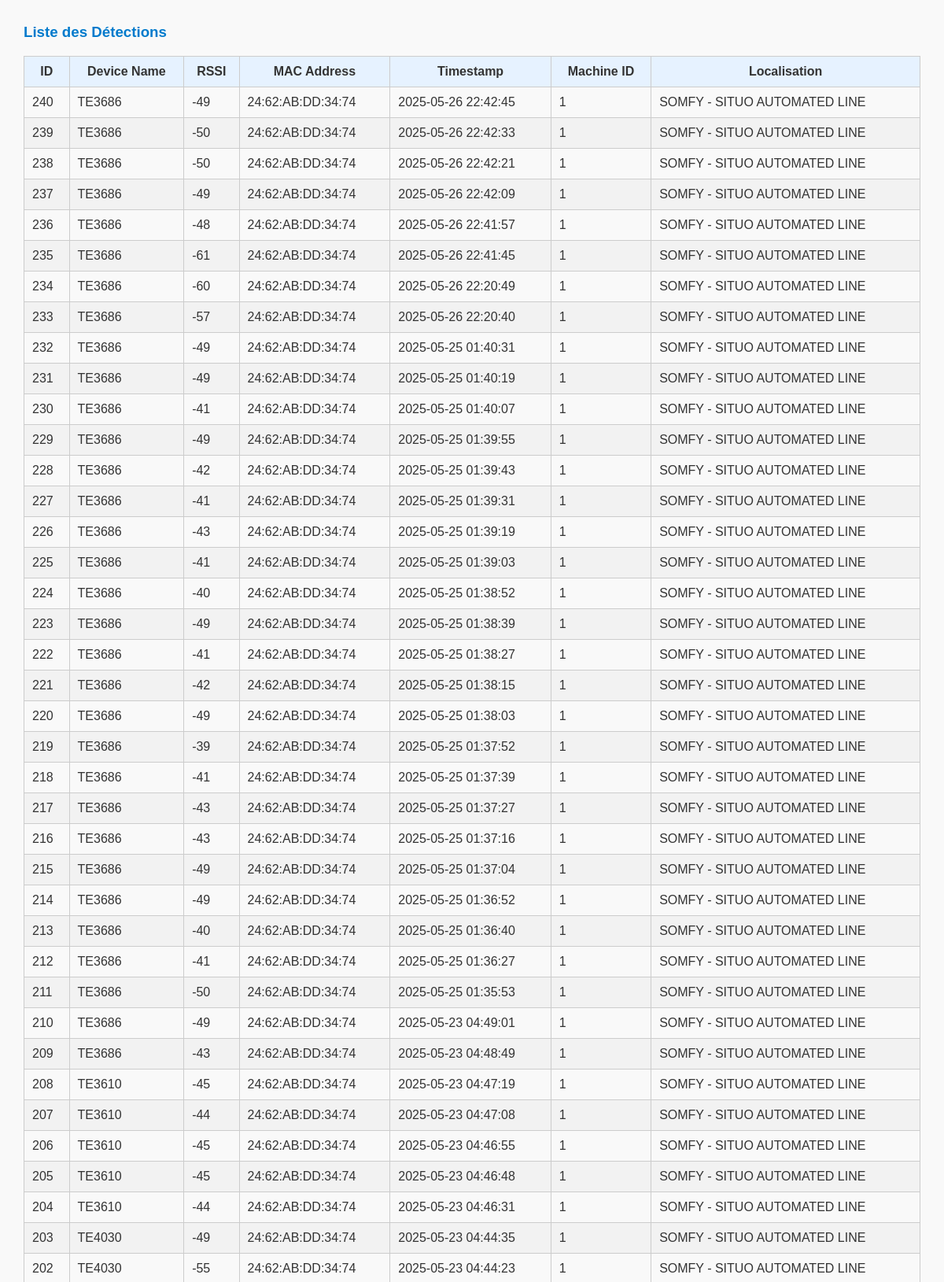
The page /detections (signed in, upper part) on the database its author committed.
### tables this page shows
CREATE TABLE detections (
    id INTEGER PRIMARY KEY AUTOINCREMENT,
    device_name TEXT,
    rssi INTEGER,
    mac_address TEXT,
    timestamp TEXT,
    machine_id INTEGER,
    location TEXT
);

### routes/instruments.py (the view)
@instruments_bp.route('/detections')
@login_required
def detections():
    conn = get_db_connection()
    cur = conn.cursor()
    cur.execute("""
        SELECT d.*, m.machine_name
        FROM detections d
        LEFT JOIN machines m ON d.machine_id = m.id
        ORDER BY d.timestamp DESC
        LIMIT 100
    """)
    detections = cur.fetchall()
    conn.close()
    return render_template('detections.html', detections=detections)

### database.py (called while the page is built)
def get_db_connection():
    conn = sqlite3.connect(Config.DATABASE, timeout=10)
    conn.row_factory = sqlite3.Row
    return conn

### routes/auth.py (called while the page is built)
def login_required(func):
    @wraps(func)
    def wrapper(*args, **kwargs):
        if not session.get('logged_in'):
            flash("⚠️ Veuillez vous connecter d'abord.", "warning")
            return redirect(url_for('auth.login'))
        return func(*args, **kwargs)
    return wrapper

### templates/detections.html
{% extends 'layout.html' %}
{% block content %}
<div class="container mt-4">
    <h3>Liste des Détections</h3>
    <table class="table table-bordered table-striped">
        <thead>
            <tr>
                <th>ID</th>
                <th>Device Name</th>
                <th>RSSI</th>
                <th>MAC Address</th>
                <th>Timestamp</th>
                <th>Machine ID</th>
                <th>Localisation</th>
            </tr>
        </thead>
        <tbody>
            {% for detection in detections %}
            <tr>
                <td>{{ detection.id }}</td>
                <td>{{ detection.device_name }}</td>
                <td>{{ detection.rssi }}</td>
                <td>{{ detection.mac_address }}</td>
                <td>{{ detection.timestamp }}</td>
                <td>{{ detection.machine_id }}</td>
                <td>{{ detection.location }}</td>
            </tr>
            {% endfor %}
        </tbody>
    </table>
</div>
{% endblock %}

### templates/layout.html (shortened to what this page needs)
<!DOCTYPE html>
<html>
<head>
    <link rel="stylesheet" href="{{ url_for('static', filename='styles.css') }}">
</head>
<body>
    <div class="container">
        {% block content %}{% endblock %}
    </div>
</body>
</html>

### static/styles.css (style rules this page uses)
body { font-family: Arial, sans-serif; margin: 30px; background-color: #f9f9f9; color: #333; }
h2, h3 { color: #007acc; }
table { border-collapse: collapse; width: 100%; margin-top: 10px; }
th, td { border: 1px solid #ccc; padding: 10px; }
th { background-color: #e6f2ff; }
tr:nth-child(even) { background-color: #f2f2f2; }

### rows shown on the page
detections: id "240", device_name "TE3686", rssi "-49", mac_address "24:62:AB:DD:34:74", timestamp "2025-05-26 22:42:45", machine_id "1", location "SOMFY - SITUO AUTOMATED LINE"
detections: id "239", device_name "TE3686", rssi "-50", mac_address "24:62:AB:DD:34:74", timestamp "2025-05-26 22:42:33", machine_id "1", location "SOMFY - SITUO AUTOMATED LINE"
detections: id "238", device_name "TE3686", rssi "-50", mac_address "24:62:AB:DD:34:74", timestamp "2025-05-26 22:42:21", machine_id "1", location "SOMFY - SITUO AUTOMATED LINE"
detections: id "237", device_name "TE3686", rssi "-49", mac_address "24:62:AB:DD:34:74", timestamp "2025-05-26 22:42:09", machine_id "1", location "SOMFY - SITUO AUTOMATED LINE"
detections: id "236", device_name "TE3686", rssi "-48", mac_address "24:62:AB:DD:34:74", timestamp "2025-05-26 22:41:57", machine_id "1", location "SOMFY - SITUO AUTOMATED LINE"
detections: id "235", device_name "TE3686", rssi "-61", mac_address "24:62:AB:DD:34:74", timestamp "2025-05-26 22:41:45", machine_id "1", location "SOMFY - SITUO AUTOMATED LINE"
detections: id "234", device_name "TE3686", rssi "-60", mac_address "24:62:AB:DD:34:74", timestamp "2025-05-26 22:20:49", machine_id "1", location "SOMFY - SITUO AUTOMATED LINE"
detections: id "233", device_name "TE3686", rssi "-57", mac_address "24:62:AB:DD:34:74", timestamp "2025-05-26 22:20:40", machine_id "1", location "SOMFY - SITUO AUTOMATED LINE"
detections: id "232", device_name "TE3686", rssi "-49", mac_address "24:62:AB:DD:34:74", timestamp "2025-05-25 01:40:31", machine_id "1", location "SOMFY - SITUO AUTOMATED LINE"
detections: id "231", device_name "TE3686", rssi "-49", mac_address "24:62:AB:DD:34:74", timestamp "2025-05-25 01:40:19", machine_id "1", location "SOMFY - SITUO AUTOMATED LINE"
detections: id "230", device_name "TE3686", rssi "-41", mac_address "24:62:AB:DD:34:74", timestamp "2025-05-25 01:40:07", machine_id "1", location "SOMFY - SITUO AUTOMATED LINE"
detections: id "229", device_name "TE3686", rssi "-49", mac_address "24:62:AB:DD:34:74", timestamp "2025-05-25 01:39:55", machine_id "1", location "SOMFY - SITUO AUTOMATED LINE"
detections: id "228", device_name "TE3686", rssi "-42", mac_address "24:62:AB:DD:34:74", timestamp "2025-05-25 01:39:43", machine_id "1", location "SOMFY - SITUO AUTOMATED LINE"
detections: id "227", device_name "TE3686", rssi "-41", mac_address "24:62:AB:DD:34:74", timestamp "2025-05-25 01:39:31", machine_id "1", location "SOMFY - SITUO AUTOMATED LINE"
detections: id "226", device_name "TE3686", rssi "-43", mac_address "24:62:AB:DD:34:74", timestamp "2025-05-25 01:39:19", machine_id "1", location "SOMFY - SITUO AUTOMATED LINE"
detections: id "225", device_name "TE3686", rssi "-41", mac_address "24:62:AB:DD:34:74", timestamp "2025-05-25 01:39:03", machine_id "1", location "SOMFY - SITUO AUTOMATED LINE"
detections: id "224", device_name "TE3686", rssi "-40", mac_address "24:62:AB:DD:34:74", timestamp "2025-05-25 01:38:52", machine_id "1", location "SOMFY - SITUO AUTOMATED LINE"
detections: id "223", device_name "TE3686", rssi "-49", mac_address "24:62:AB:DD:34:74", timestamp "2025-05-25 01:38:39", machine_id "1", location "SOMFY - SITUO AUTOMATED LINE"
detections: id "222", device_name "TE3686", rssi "-41", mac_address "24:62:AB:DD:34:74", timestamp "2025-05-25 01:38:27", machine_id "1", location "SOMFY - SITUO AUTOMATED LINE"
detections: id "221", device_name "TE3686", rssi "-42", mac_address "24:62:AB:DD:34:74", timestamp "2025-05-25 01:38:15", machine_id "1", location "SOMFY - SITUO AUTOMATED LINE"
detections: id "220", device_name "TE3686", rssi "-49", mac_address "24:62:AB:DD:34:74", timestamp "2025-05-25 01:38:03", machine_id "1", location "SOMFY - SITUO AUTOMATED LINE"
detections: id "219", device_name "TE3686", rssi "-39", mac_address "24:62:AB:DD:34:74", timestamp "2025-05-25 01:37:52", machine_id "1", location "SOMFY - SITUO AUTOMATED LINE"
detections: id "218", device_name "TE3686", rssi "-41", mac_address "24:62:AB:DD:34:74", timestamp "2025-05-25 01:37:39", machine_id "1", location "SOMFY - SITUO AUTOMATED LINE"
detections: id "217", device_name "TE3686", rssi "-43", mac_address "24:62:AB:DD:34:74", timestamp "2025-05-25 01:37:27", machine_id "1", location "SOMFY - SITUO AUTOMATED LINE"
detections: id "216", device_name "TE3686", rssi "-43", mac_address "24:62:AB:DD:34:74", timestamp "2025-05-25 01:37:16", machine_id "1", location "SOMFY - SITUO AUTOMATED LINE"
detections: id "215", device_name "TE3686", rssi "-49", mac_address "24:62:AB:DD:34:74", timestamp "2025-05-25 01:37:04", machine_id "1", location "SOMFY - SITUO AUTOMATED LINE"
detections: id "214", device_name "TE3686", rssi "-49", mac_address "24:62:AB:DD:34:74", timestamp "2025-05-25 01:36:52", machine_id "1", location "SOMFY - SITUO AUTOMATED LINE"
detections: id "213", device_name "TE3686", rssi "-40", mac_address "24:62:AB:DD:34:74", timestamp "2025-05-25 01:36:40", machine_id "1", location "SOMFY - SITUO AUTOMATED LINE"
detections: id "212", device_name "TE3686", rssi "-41", mac_address "24:62:AB:DD:34:74", timestamp "2025-05-25 01:36:27", machine_id "1", location "SOMFY - SITUO AUTOMATED LINE"
detections: id "211", device_name "TE3686", rssi "-50", mac_address "24:62:AB:DD:34:74", timestamp "2025-05-25 01:35:53", machine_id "1", location "SOMFY - SITUO AUTOMATED LINE"
detections: id "210", device_name "TE3686", rssi "-49", mac_address "24:62:AB:DD:34:74", timestamp "2025-05-23 04:49:01", machine_id "1", location "SOMFY - SITUO AUTOMATED LINE"
detections: id "209", device_name "TE3686", rssi "-43", mac_address "24:62:AB:DD:34:74", timestamp "2025-05-23 04:48:49", machine_id "1", location "SOMFY - SITUO AUTOMATED LINE"
detections: id "208", device_name "TE3610", rssi "-45", mac_address "24:62:AB:DD:34:74", timestamp "2025-05-23 04:47:19", machine_id "1", location "SOMFY - SITUO AUTOMATED LINE"
detections: id "207", device_name "TE3610", rssi "-44", mac_address "24:62:AB:DD:34:74", timestamp "2025-05-23 04:47:08", machine_id "1", location "SOMFY - SITUO AUTOMATED LINE"
detections: id "206", device_name "TE3610", rssi "-45", mac_address "24:62:AB:DD:34:74", timestamp "2025-05-23 04:46:55", machine_id "1", location "SOMFY - SITUO AUTOMATED LINE"
detections: id "205", device_name "TE3610", rssi "-45", mac_address "24:62:AB:DD:34:74", timestamp "2025-05-23 04:46:48", machine_id "1", location "SOMFY - SITUO AUTOMATED LINE"
detections: id "204", device_name "TE3610", rssi "-44", mac_address "24:62:AB:DD:34:74", timestamp "2025-05-23 04:46:31", machine_id "1", location "SOMFY - SITUO AUTOMATED LINE"
detections: id "203", device_name "TE4030", rssi "-49", mac_address "24:62:AB:DD:34:74", timestamp "2025-05-23 04:44:35", machine_id "1", location "SOMFY - SITUO AUTOMATED LINE"
detections: id "202", device_name "TE4030", rssi "-55", mac_address "24:62:AB:DD:34:74", timestamp "2025-05-23 04:44:23", machine_id "1", location "SOMFY - SITUO AUTOMATED LINE"
